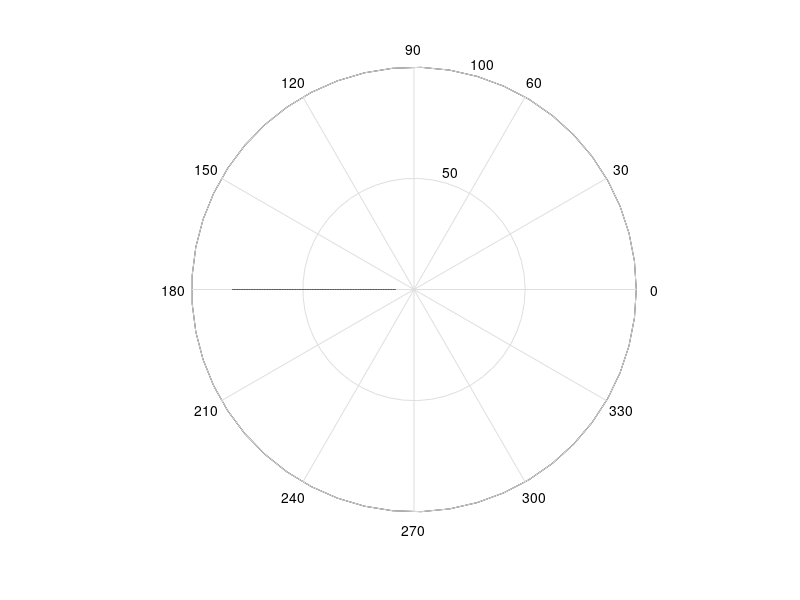

Source code (MATLAB):
%plot function v(t) = 10e(-0.2 + j*pi)*t
%0 <= t <= 10 using plot polar


clear;
clc;
t = linspace(1,10);
v = 10*exp(-0.2 + 1j*pi)*t;

polar(angle(v),abs(v));
